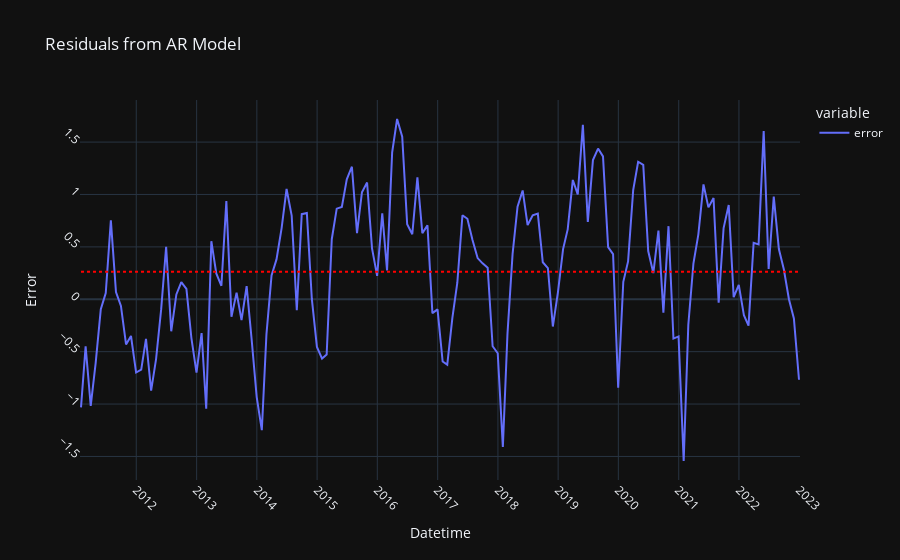

This figure's notebook cell:
### Markdown cell above
##### We should only keep those lags with p-value < 0.5.

### Code cell
# get prediction start and end dates
pred_start_date = test_data.index[0]
pred_end_date = test_data.index[-1]

# get predictions and residuals
predictions = model_fit.predict(start=pred_start_date, end=pred_end_date)
residuals = test_data - predictions

# print(residuals)

# Plot residuals
fig_resid = px.line(residuals, labels={residuals.index.name: 'Datetime', 'value': 'Error'}, title='Residuals from AR Model')
fig_resid.update_xaxes(dtick='M12', tickangle=45)
fig_resid.update_yaxes(dtick=0.5, tickangle=45)
fig_resid.update_traces(name='error', hovertemplate='Datetime: %{x}<br>Error: %{y}')

# add the mean line
mean_residuals = np.mean(residuals)
fig_resid.add_shape(
    type="line",
    x0=residuals.index[0],
    y0=mean_residuals,
    x1=residuals.index[-1],
    y1=mean_residuals,
    line=dict(color="red", dash="dot"),
)
fig_resid.show()

### Figure 1 — Plotly figure (JSON) as saved in the notebook; plotly's stock layout.template omitted (floating-point values rounded to 4 significant figures; data arrays with more than 128 entries replaced by an {"elided": "..."} marker saying what was removed)
{"data": [{"hovertemplate": "Datetime: %{x}<br>Error: %{y}", "legendgroup": "0", "line": {"color": "#636efa", "dash": "solid"}, "marker": {"symbol": "circle"}, "mode": "lines", "name": "error", "orientation": "v", "showlegend": true, "type": "scatter", "x": {"elided": "144 str values"}, "xaxis": "x", "y": {"elided": "144 float values"}, "yaxis": "y"}], "layout": {"legend": {"title": {"text": "variable"}, "tracegroupgap": 0}, "shapes": [{"line": {"color": "red", "dash": "dot"}, "type": "line", "x0": "2011-01-31T00:00:00", "x1": "2022-12-31T00:00:00", "y0": 0.2634, "y1": 0.2634}], "title": {"text": "Residuals from AR Model"}, "xaxis": {"anchor": "y", "domain": [0, 1], "dtick": "M12", "tickangle": 45, "title": {"text": "Datetime"}}, "yaxis": {"anchor": "x", "domain": [0, 1], "dtick": 0.5, "tickangle": 45, "title": {"text": "Error"}}}}
